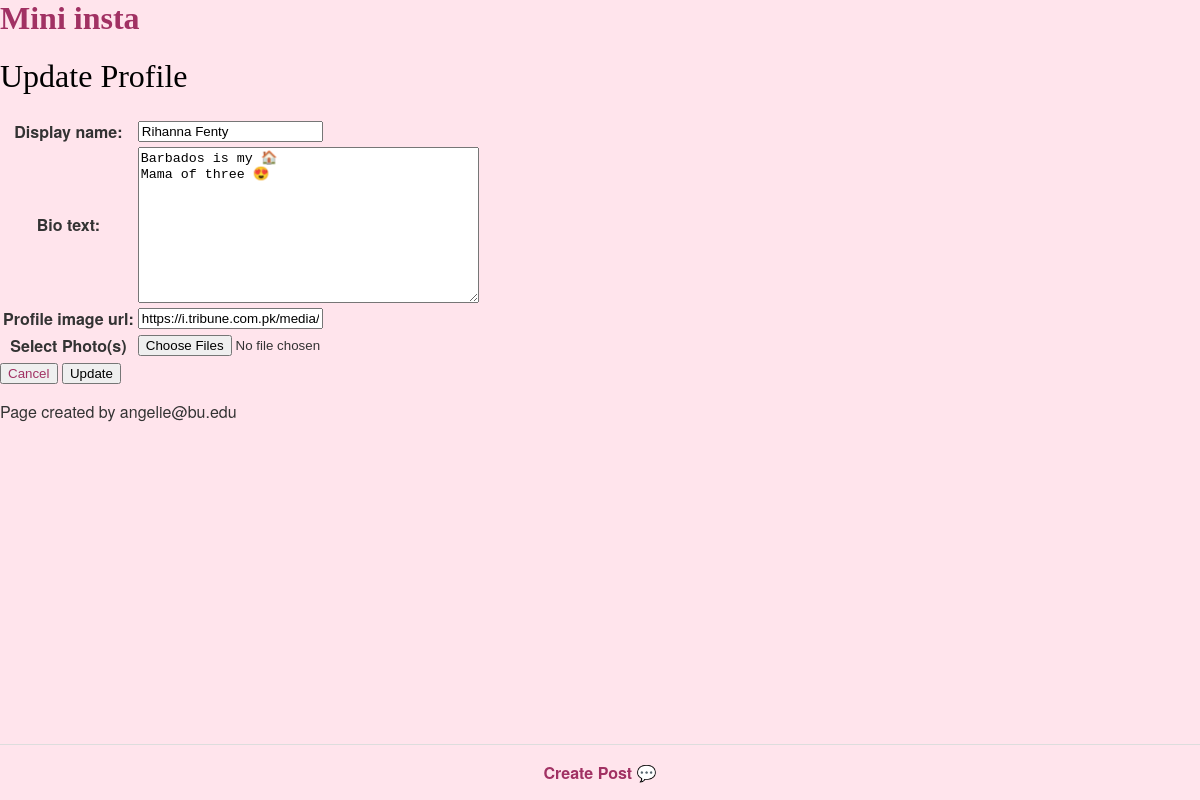
Before: /mini_insta/profile/5/update with the older database file.
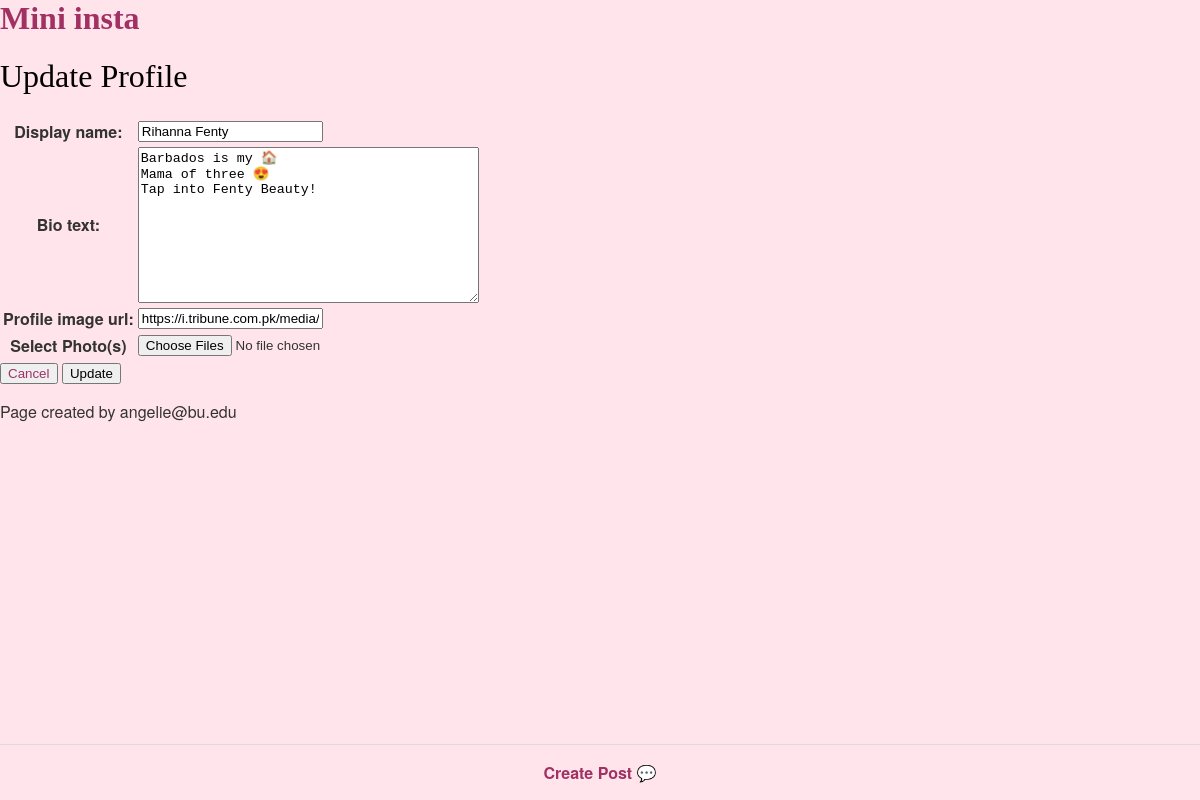
After: the same page with the newer database file.
### mini_insta/models.py (models this page shows, shortened)
class Profile(models.Model):
    username = models.CharField(max_length=100)
    display_name = models.CharField(max_length=100)
    profile_image_url = models.URLField(blank=True)
    bio_text = models.TextField(blank=True)
    join_date = models.DateTimeField(auto_now=True)

### mini_insta/views.py (the view)
class UpdateProfileView(UpdateView): # new
    model = Profile
    form_class = UpdateProfileForm
    template_name = 'mini_insta/update_profile_form.html'

### mini_insta/forms.py
class UpdateProfileForm(forms.ModelForm):
    class Meta:
        model = Profile
        fields = ['display_name', 'bio_text', 'profile_image_url']

### mini_insta/templates/mini_insta/update_profile_form.html (shortened to what this page needs)
{% extends 'mini_insta/base.html' %}
{% block content %}
<h1> Update Profile </h1>
<form action="{% url 'update_profile' profile.pk %}" method="POST" enctype="multipart/form-data">
    <table>
        {{form.as_table}}
        <tr>
            <th> <label for="files">Select Photo(s)</label></th>
            <td> <input type="file" name="files" id="files" accept="image/*" multiple></td>
        </tr>
    </table>
    <button>
        <a href="{% url 'show_profile' profile.pk %}">Cancel</a>
    </button>
    <button type="submit" value="Update" name="Update">Update</button>
</form>
{% endblock %}

### mini_insta/templates/mini_insta/base.html (shortened to what this page needs)
{% load static %}
<html>
<head>
    <link rel="stylesheet" type="text/css" href="{% static 'styles-mini_insta.css' %}">
</head>
<body>
    <head>
        <h1> <a href="{% url 'show_all_profiles' %}"><strong> Mini insta </strong></a></h1>
    </head>
    {% block content %}
    {% endblock %}
    {% if profile %}
    <nav class="bottom-nav">
        <a href="{% url 'create_post' profile.pk %}" class="create-post-link"><strong>Create Post 💬</strong></a>
    </nav>
    {% endif %}
</body>
<footer>
    Page created by angelie@bu.edu
</footer>
</html>

### static/styles-mini_insta.css (style rules this page uses)
body { margin: 0; font-family: 'Helvetica Neue', sans-serif; background-color: #ffe4ec; color: #333; }
h1, h2, h3 { color: #000000; font-weight: normal; font-family: Copperplate, Papyrus, fantasy; }
a { color: #a13163; text-decoration: none; }
.bottom-nav { position: fixed; bottom: 0; width: 100%; background-color: #ffe4ec; border-top: 1px solid #ddd; text-align: center; padding: 1rem 0; }

Changed rows visible on the page:
changed Profile "Rihanna Fenty": bio_text "Barbados is my 🏠 Mama of three 😍" → "Barbados is my 🏠 Mama of three 😍 Tap into Fenty Beauty!"
